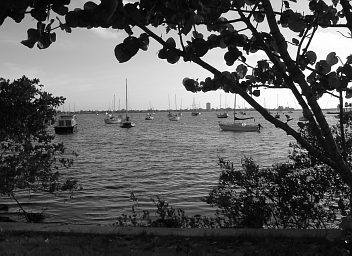
%> input picture Final exam/Problem_2/problem_two.tif, 352 x 256 px
$ octave problem_2.m   (GNU Octave 9; MATLAB toolbox functions it lacks are replaced by stand-ins)
%> lines starting %> are read from the running program, lines starting %| are printed output that depends on the picture; in (x1, y1, x2, y2) boxes, pixels count from 0 and x2, y2 are one past the last pixel; in counts of white or black regions, pixels touching at a corner belong together; the program's own positions count from 1
clear;
clc;
%% Steps of Filtering in frequency domain
% 1. Input image.
% 2. Pre-process image.
    % 1. Gray image
    % 2. Double image
    % 3. Alternate positive-negative in image pixels
% 3. Fourier transform image.
% 4. Create filter.
% 5. Filter image.
% 6. Inverse fourier transform image.
% 7. Post-process image.
% 8. Output image.
%% 1. Input image.
A = imread('problem_two.tif');
%> A is the input picture: size 256x352 uint8; min 0, max 255, mean 89.8
%% 2. Pre-process image.
% Alternate positive-negative in image pixels
Ag = A;
Agd = double(Ag);
[row,col] = size(Agd);
%> row = 256; col = 352
for i=1:row
    for j=1:col
        Agda(i,j) = Agd(i,j) * (-1)^(i+j);
    end
end
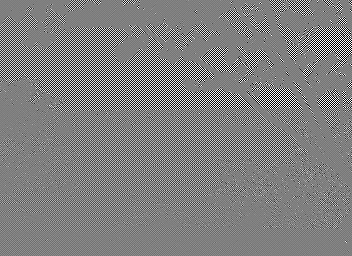
%> Agda: size 256x352 double; min -255, max 255, mean 0; drawn with min black and max white
%% 3. Fourier transform image. DFT
% time-domain to frequency-domain. Introduces a complex part.
Agda_dft = fft2(Agda);
%% 4. Create filter.
filter_high = zeros(row,col); % All zero
cut_freq = 10; % Cut-off frequency
for i=1:row
    for j=1:col
        distance = ((row/2-i)^2+(col/2-j)^2)^0.5;
        if(distance>cut_freq)
            filter_high(i,j) = 1;
        end
    end
end
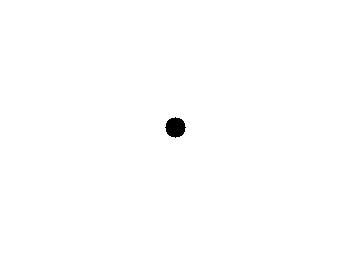
%> filter_high: size 256x352 double; values 0 (black) and 1 (white), 99.6% white; 1 black region, box (x1, y1, x2, y2) and area: (165, 117, 186, 138) 317
imshow(filter_high)
title('High Pass Filter')
%% 5. Filter image.
filtered_high = Agda_dft.*filter_high;
%% 6. Inverse fourier transform image.
filtered_high_idft = ifft2(filtered_high);
%% 7. Post-process image.
%> (the run ends here)
